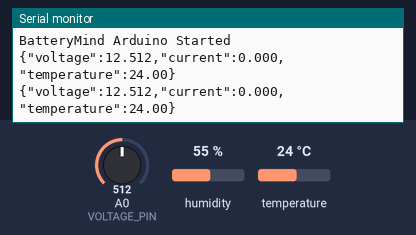
Simulated run of this sketch. Board: Arduino Uno, built with avr-gcc and run on an emulated ATmega328P. Shown: the last lines printed to the serial monitor. Inputs (shaded band) come from the test bench; at power-on: temperature 24 °C, A0 (VOLTAGE_PIN) = 512, humidity 55 %.

Above: at 2.2 s.
2.3 s: temperature set to 12 °C
At 3.4 s:
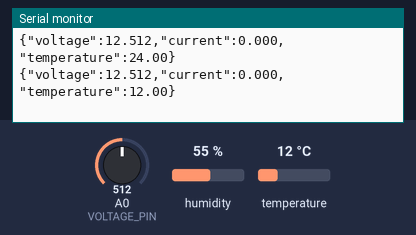
3.8 s: A0 (VOLTAGE_PIN) set to 716
At 4.9 s:
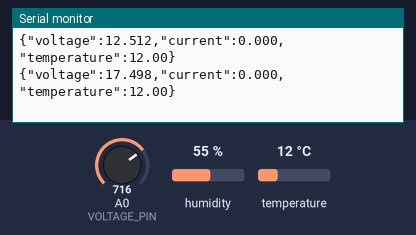
5.3 s: temperature set to 19 °C
At 6.6 s:
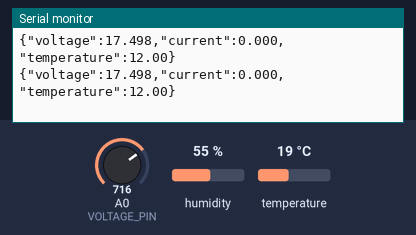
6.8 s: A0 (VOLTAGE_PIN) set to 900
At 7.9 s:
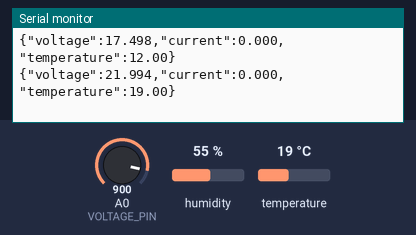
Timing chart, 0 to 9.3 s (numbered marks = the images above; inputs shaded):
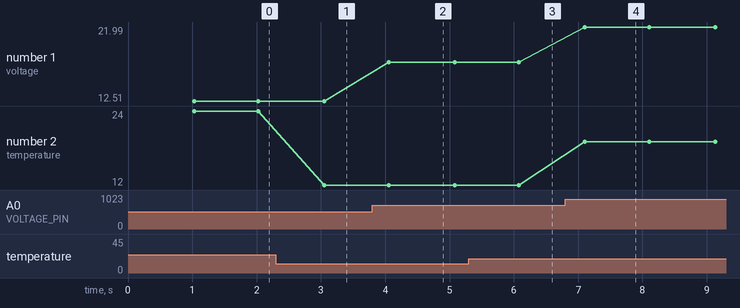

Measured:
- after the input at 2.3 s, the serial monitor: prints a new line after 0.75 s (image 1)
- after the input at 3.8 s, the serial monitor: prints a new line after 0.25 s (image 2)
- after the input at 6.8 s, the serial monitor: prints a new line after 0.30 s (image 4)
- plotted number 1: 12.51 → 17.5 after the input at 3.8 s, 17.5 → 21.99 after the input at 6.8 s
- plotted number 2: 24 → 12 after the input at 2.3 s

The sketch:

batterymind_sensor.ino
```cpp
#include <DHT.h>

// ==================================================
// BatteryMind
// Arduino UNO Sensor Code
// ==================================================


// ==================================================
// PIN DEFINITIONS
// ==================================================

#define VOLTAGE_PIN A0
#define CURRENT_PIN A1
#define DHT_PIN 4

#define DHT_TYPE DHT11


// ==================================================
// DHT SENSOR
// ==================================================

DHT dht(DHT_PIN, DHT_TYPE);


// ==================================================
// ADC SETTINGS
// ==================================================

const float ADC_REF = 5.0;
const int ADC_MAX = 1023;


// ==================================================
// VOLTAGE DIVIDER
// R1 = 30k
// R2 = 7.5k
//
// Battery voltage:
// Arduino pin voltage × (R1 + R2) / R2
// ==================================================

const float R1 = 30000.0;
const float R2 = 7500.0;


// ==================================================
// SETUP
// ==================================================

void setup() {

  Serial.begin(9600);

  dht.begin();

  delay(1000);

  Serial.println("BatteryMind Arduino Started");

}


// ==================================================
// LOOP
// ==================================================

void loop() {


  // ==================================================
  // 1. READ BATTERY VOLTAGE
  // ==================================================

  int voltageRaw = analogRead(VOLTAGE_PIN);

  float voltageAtPin =
    voltageRaw * ADC_REF / ADC_MAX;

  float batteryVoltage =
    voltageAtPin *
    ((R1 + R2) / R2);


  // ==================================================
  // 2. CURRENT
  // ==================================================
  //
  // TEMPORARILY DISABLED
  //
  // ACS712 current measurement is not being used
  // right now.
  //
  // BatteryMind will receive current = 0.0
  //
  // ==================================================

  float current = 0.0;


  // ==================================================
  // 3. READ TEMPERATURE
  // ==================================================

  float temperature =
    dht.readTemperature();


  // ==================================================
  // 4. CHECK TEMPERATURE
  // ==================================================

  if (isnan(temperature)) {

    Serial.println("DHT ERROR");

    delay(1000);

    return;
  }


  // ==================================================
  // 5. SEND JSON
  // ==================================================
  //
  // IMPORTANT:
  // Do NOT print anything else while Python
  // serial_receiver.py is running.
  //
  // Expected format:
  //
  // {
  //   "voltage": 3.850,
  //   "current": 0.000,
  //   "temperature": 29.50
  // }
  //
  // ==================================================

  Serial.print("{\"voltage\":");

  Serial.print(batteryVoltage, 3);

  Serial.print(",\"current\":");

  Serial.print(current, 3);

  Serial.print(",\"temperature\":");

  Serial.print(temperature, 2);

  Serial.println("}");


  // ==================================================
  // 6. ONE SAMPLE EVERY SECOND
  // ==================================================

  delay(1000);

}
```
